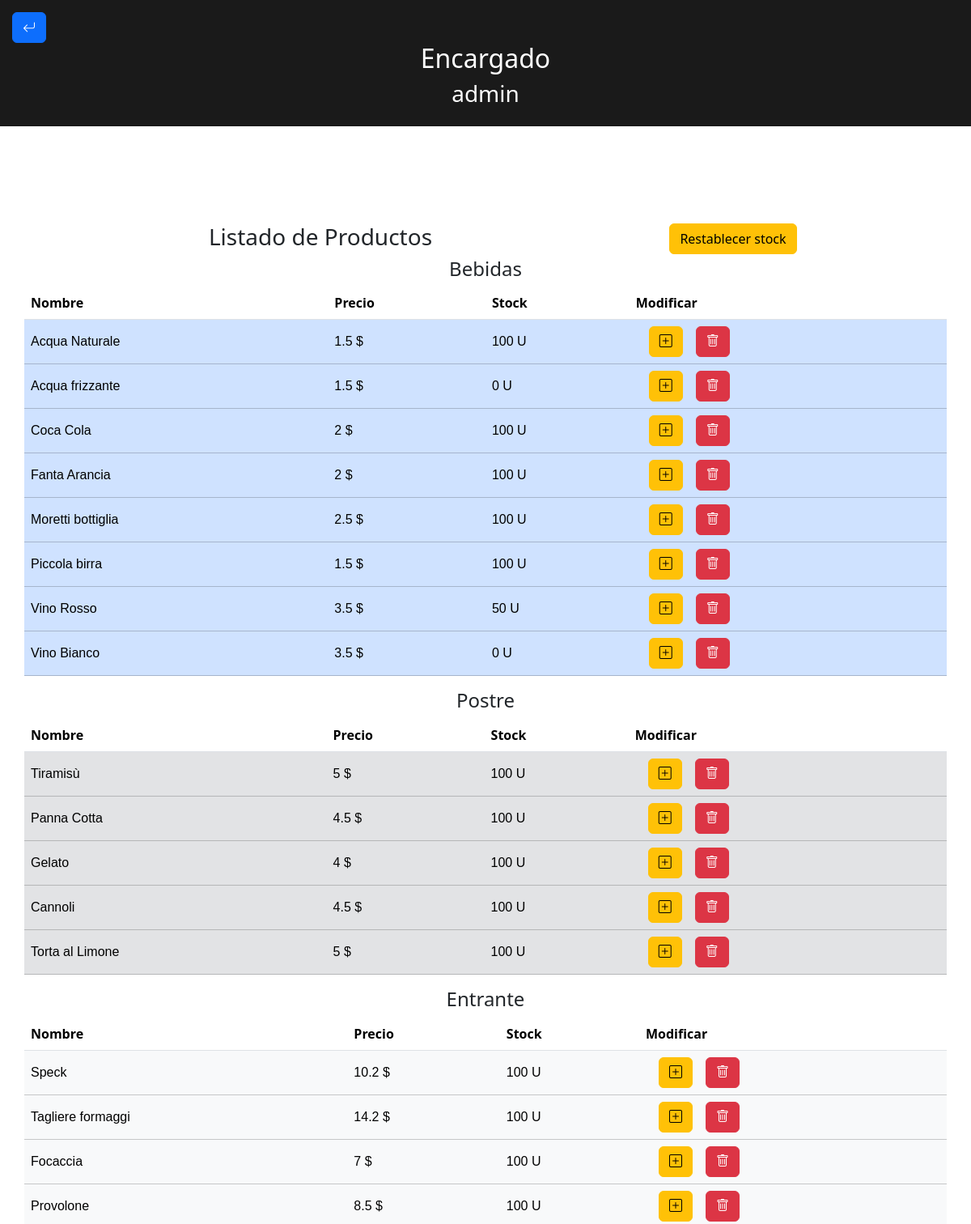
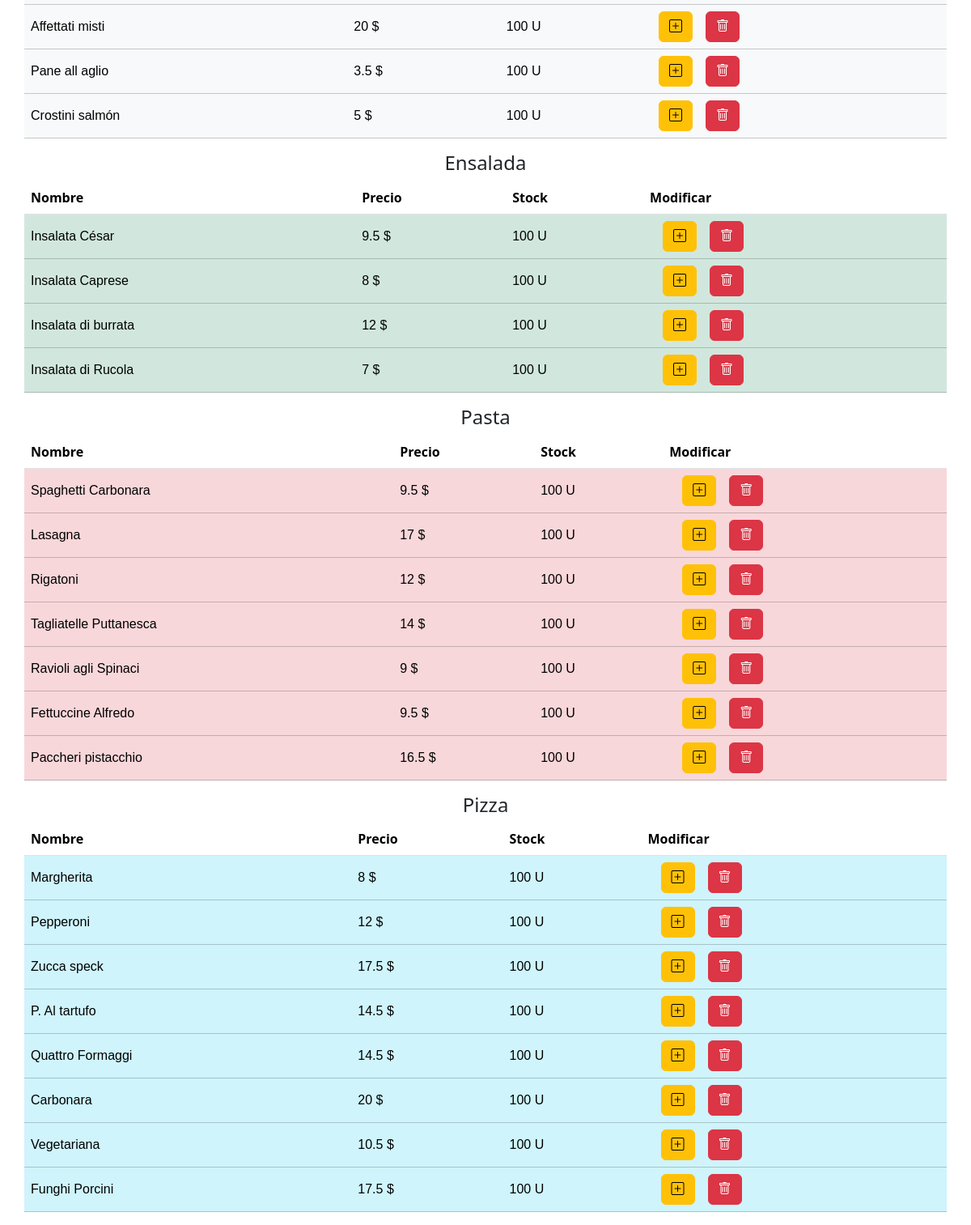
/encargado/listadoProductos.php (signed in), run on the app's committed database (2 pictures, top to bottom).
### tables this page shows
CREATE TABLE `productos` (
  `id` int(11) NOT NULL,
  `nombre` varchar(50) NOT NULL,
  `categoria` varchar(50) NOT NULL,
  `precio` float NOT NULL,
  `stock` int(10) NOT NULL
);

### encargado/listadoProductos.php (the view, shortened to what this page needs)
<?php
include "../conexion.php";
?>
<!DOCTYPE html>
<html lang="en">
<head>
    <link rel="stylesheet" href="../styles.css">
    <link rel="stylesheet" href="https://cdn.jsdelivr.net/npm/bootstrap@5.3.3/dist/css/bootstrap.min.css">
    <link rel="stylesheet" href="https://cdn.jsdelivr.net/npm/bootstrap-icons@1.11.3/font/bootstrap-icons.min.css">
</head>
<body>
    <nav>
        <div class="volver">
            <a href="2menuEncargado.php" class="btn btn-primary"><i class="bi bi-arrow-return-left"></i></a>
        </div>
        <div class="centrar">
            <h2>Encargado</h2>
            <?php
            $nombre = $_SESSION['nombre'];
            echo "<h3>$nombre</h3>";
            ?>
        </div>
    </nav>
    <section>
        <section>
            <div class="row justify-content-start">
                <h3 class="col-8">Listado de Productos</h3>
                <form action="listadoProductos.php" method="post" class="col-2">
                    <button type="submit" name="update_stock" class="btn btn-warning">Restablecer stock</button>
                </form>
            </div>
            <div class="container">
                <div class="row">
                    <?php
                    $categorias = ["bebidas", "Postre", "Entrante", "Ensalada", "Pasta", "Pizza"];
                    foreach ($categorias as $categoria) {
                        echo "<h4>" . ucfirst($categoria) . "</h4>";
                        echo "<table class='table table-stripped'>";
                        echo "<thead>
                                <tr>
                                    <th class='text-start'>Nombre</th>
                                    <th class='text-start'>Precio</th>
                                    <th class='text-start'>Stock</th>
                                    <th class='text-start'>Modificar</th>
                                </tr>
                              </thead>
                              <tbody>";
                        $consulta = "SELECT * FROM productos WHERE categoria='$categoria'";
                        $resultado = mysqli_query($conn, $consulta);
                        while ($fila = mysqli_fetch_array($resultado)) {
                            $id = $fila['id'];
                            $nombre = $fila['nombre'];
                            $precio = $fila['precio'];
                            $stock = $fila['stock'];
                            $clase = "";
                            switch ($categoria) {
                                case 'bebidas':
                                    $clase = "table-primary";
                                    break;
                                case 'Postre':
                                    $clase = "table-secondary";
                                    break;
                                case 'Entrante':
                                    $clase = "table-light";
                                    break;
                                case 'Ensalada':
                                    $clase = "table-success";
                                    break;
                                case 'Pasta':
                                    $clase = "table-danger";
                                    break;
                                case 'Pizza':
                                    $clase = "table-info";
                                    break;
                            }
                            echo "<tr  class='$clase'>";
                            echo "<td class='tdProductos'>$nombre</td>";
                            echo "<td class='tdProductos'>$precio $</td>";
                            echo "<td class='tdProductos'>$stock U </td>";
                            echo "<td class='tdProductos'><a href='añadirStock.php?id=$id' class='ms-3 btn btn-warning'><i class='bi bi-plus-square'></i></a><a href='eliminarProducto.php?id=$id' class='ms-3 btn btn-danger'><i class='bi bi-trash'></i></a></td>";
                            echo "</tr>";
                        }
                        echo "</tbody></table>";
                    }
                    ?>
                </div>
            </div>
        </section>
</body>
</html>

### styles.css (style rules this page uses)
body { margin: 0 auto; }
nav { background-color: rgb(26, 26, 26); color: white; padding: 15px; }
nav .volver { justify-content: left; }
nav .centrar { text-align: center; }
section { margin-top: 10%; text-align: center; }
.tdProductos { align-content: center; text-align: start; font-family: Arial, Helvetica, sans-serif; }

### data on the page
productos: nombre "Acqua Naturale", precio "1.5", stock "100"
productos: nombre "Acqua frizzante", precio "1.5", stock "0"
productos: nombre "Coca Cola", precio "2", stock "100"
productos: nombre "Fanta Arancia", precio "2", stock "100"
productos: nombre "Moretti bottiglia", precio "2.5", stock "100"
productos: nombre "Piccola birra", precio "1.5", stock "100"
productos: nombre "Vino Rosso", precio "3.5", stock "50"
productos: nombre "Vino Bianco", precio "3.5", stock "0"
productos: nombre "Tiramisù", precio "5", stock "100"
productos: nombre "Panna Cotta", precio "4.5", stock "100"
productos: nombre "Gelato", precio "4", stock "100"
productos: nombre "Cannoli", precio "4.5", stock "100"
productos: nombre "Torta al Limone", precio "5", stock "100"
productos: nombre "Speck", precio "10.2", stock "100"
productos: nombre "Tagliere formaggi", precio "14.2", stock "100"
productos: nombre "Focaccia", precio "7", stock "100"
productos: nombre "Provolone", precio "8.5", stock "100"
productos: nombre "Affettati misti", precio "20", stock "100"
productos: nombre "Pane all aglio", precio "3.5", stock "100"
productos: nombre "Crostini salmón", precio "5", stock "100"
productos: nombre "Insalata César", precio "9.5", stock "100"
productos: nombre "Insalata Caprese", precio "8", stock "100"
productos: nombre "Insalata di burrata", precio "12", stock "100"
productos: nombre "Insalata di Rucola", precio "7", stock "100"
productos: nombre "Spaghetti Carbonara", precio "9.5", stock "100"
productos: nombre "Lasagna", precio "17", stock "100"
productos: nombre "Rigatoni", precio "12", stock "100"
productos: nombre "Tagliatelle Puttanesca", precio "14", stock "100"
productos: nombre "Ravioli agli Spinaci", precio "9", stock "100"
productos: nombre "Fettuccine Alfredo", precio "9.5", stock "100"
productos: nombre "Paccheri pistacchio", precio "16.5", stock "100"
productos: nombre "Margherita", precio "8", stock "100"
productos: nombre "Pepperoni", precio "12", stock "100"
productos: nombre "Zucca speck", precio "17.5", stock "100"
productos: nombre "P. Al tartufo", precio "14.5", stock "100"
productos: nombre "Quattro Formaggi", precio "14.5", stock "100"
productos: nombre "Carbonara", precio "20", stock "100"
productos: nombre "Vegetariana", precio "10.5", stock "100"
productos: nombre "Funghi Porcini", precio "17.5", stock "100"

### other printed values
$nombre "admin"
$categoria "Bebidas"
$categoria "Postre"
$categoria "Entrante"
$categoria "Ensalada"
$categoria "Pasta"
$categoria "Pizza"
